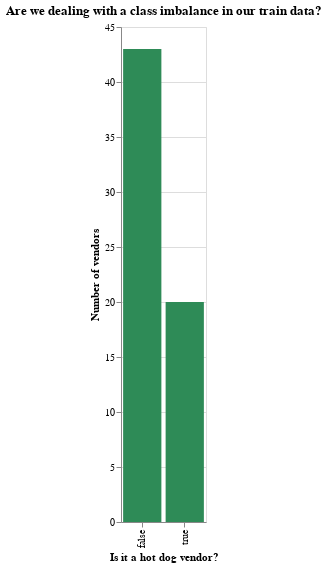

Here is the notebook cell this chart was saved with:
### Markdown cell above
As we can see, `Hot Dogs` are the most popular class in our data set, where can observe that the rest of our categories are pulverised into several other classifications with one or 2 observations. Thus, making our classifier identify the most popular one, might be a way to improve model performance.

Nonetheless, being the most popular class, does not mean that there could not be class imbalance. We will observe if this is true in the next plot:

### Code cell
plot2 = (alt.Chart(
    train_data,
    title="Are we dealing with a class imbalance in our train data?"
).mark_bar(color="seagreen").encode(
    x=alt.X("is_hotdog", title="Is it a hot dog vendor?"),
    y=alt.Y("count()", title="Number of vendors")
).properties(
        width=85,
        height=495
    )
        )

plot2

### Figure 1 — Vega-Lite specification as saved in the notebook (floating-point values rounded to 4 significant figures)
{"config": {"view": {"continuousWidth": 300, "continuousHeight": 300}}, "data": {"name": "data-33ca58128dc0b909cfefb7e8bec9811a"}, "mark": {"type": "bar", "color": "seagreen"}, "encoding": {"x": {"field": "is_hotdog", "title": "Is it a hot dog vendor?", "type": "nominal"}, "y": {"aggregate": "count", "title": "Number of vendors", "type": "quantitative"}}, "height": 495, "title": "Are we dealing with a class imbalance in our train data?", "width": 85, "$schema": "https://vega.github.io/schema/vega-lite/v6.1.0.json", "datasets": {"data-33ca58128dc0b909cfefb7e8bec9811a": [{"BUSINESS_NAME": "Aussie Pie Guy", "DESCRIPTION": "Australian Pies", "is_hotdog": false}, {"BUSINESS_NAME": "", "DESCRIPTION": "Hot Dogs", "is_hotdog": true}, {"BUSINESS_NAME": "Japadog", "DESCRIPTION": "Hot Dogs", "is_hotdog": true}, {"BUSINESS_NAME": "The Juice Truck", "DESCRIPTION": "Juice and Smoothies", "is_hotdog": false}, {"BUSINESS_NAME": "The Praguery", "DESCRIPTION": "Central European Desserts", "is_hotdog": false}, {"BUSINESS_NAME": "The Reef", "DESCRIPTION": "Caribbean", "is_hotdog": false}, {"BUSINESS_NAME": "Mr. Shawarma", "DESCRIPTION": "Shawarma", "is_hotdog": false}, {"BUSINESS_NAME": "Holy Smokes", "DESCRIPTION": "Hot Dogs", "is_hotdog": true}, {"BUSINESS_NAME": "Crab Park Chowdery", "DESCRIPTION": "Chowders and Soups", "is_hotdog": false}, {"BUSINESS_NAME": "", "DESCRIPTION": "Hot Dogs", "is_hotdog": true}, {"BUSINESS_NAME": "The Juice Truck", "DESCRIPTION": "Juice and Smoothies", "is_hotdog": false}, {"BUSINESS_NAME": "Commissary Connect", "DESCRIPTION": "Variety Menu", "is_hotdog": false}, {"BUSINESS_NAME": "The Loving Hut", "DESCRIPTION": "Vegetarian and Vegan", "is_hotdog": false}, {"BUSINESS_NAME": "Ali's Hot Dogs", "DESCRIPTION": "Hot Dogs", "is_hotdog": true}, {"BUSINESS_NAME": "Potato Tornado", "DESCRIPTION": "Potato Based Dishes", "is_hotdog": false}, {"BUSINESS_NAME": "", "DESCRIPTION": "Hot Dogs", "is_hotdog": true}, {"BUSINESS_NAME": "", "DESCRIPTION": "Hot Dogs", "is_hotdog": true}, {"BUSINESS_NAME": "Van Dog", "DESCRIPTION": "Western", "is_hotdog": false}, {"BUSINESS_NAME": "Bandidas", "DESCRIPTION": "Vegan Cuisine", "is_hotdog": false}, {"BUSINESS_NAME": "Mr. Shawarma", "DESCRIPTION": "Middle Eastern Cuisine", "is_hotdog": false}, {"BUSINESS_NAME": "Suassy Thai", "DESCRIPTION": "Thai Cuisine", "is_hotdog": false}, {"BUSINESS_NAME": "", "DESCRIPTION": "Hot Dogs", "is_hotdog": true}, {"BUSINESS_NAME": "Roaming Dragon", "DESCRIPTION": "Asian Fusion", "is_hotdog": false}, {"BUSINESS_NAME": "", "DESCRIPTION": "Hot Dogs", "is_hotdog": true}, {"BUSINESS_NAME": "Van Dog", "DESCRIPTION": "Hot Dogs", "is_hotdog": true}, {"BUSINESS_NAME": "Gourmet Syndicate", "DESCRIPTION": "Comfort Food", "is_hotdog": false}, {"BUSINESS_NAME": "Mr. Tube Steak", "DESCRIPTION": "Hot Dogs", "is_hotdog": true}, {"BUSINESS_NAME": "La Bomba Taqueria", "DESCRIPTION": "Tacos and Fresh Salsas", "is_hotdog": false}, {"BUSINESS_NAME": "Actual Oden", "DESCRIPTION": "Japanese Cuisine", "is_hotdog": false}, {"BUSINESS_NAME": "Chou Chou Crepes", "DESCRIPTION": "French Crepes", "is_hotdog": false}, {"BUSINESS_NAME": "Soho Road Naan Kebab", "DESCRIPTION": "Indian Cuisine", "is_hotdog": false}, {"BUSINESS_NAME": "Super Thai", "DESCRIPTION": "Thai Cuisine", "is_hotdog": false}, {"BUSINESS_NAME": "Tandoori Tikka Dog", "DESCRIPTION": "Hot Dogs", "is_hotdog": true}, {"BUSINESS_NAME": "Mr. Camaron", "DESCRIPTION": "Drinks and Smoothies", "is_hotdog": false}, {"BUSINESS_NAME": "Marimba", "DESCRIPTION": "Middle Eastern Cuisine", "is_hotdog": false}, {"BUSINESS_NAME": "Disco Cheetah", "DESCRIPTION": "Korean", "is_hotdog": false}, {"BUSINESS_NAME": "Japadog", "DESCRIPTION": "Hot Dogs", "is_hotdog": true}, {"BUSINESS_NAME": "Commissary Connect", "DESCRIPTION": "Variety Menu", "is_hotdog": false}, {"BUSINESS_NAME": "Meet to Eat", "DESCRIPTION": "Kosher Israeli", "is_hotdog": false}, {"BUSINESS_NAME": "San Juan Family Farm", "DESCRIPTION": "Fruit Shakes, Smoothies and Juices", "is_hotdog": false}, {"BUSINESS_NAME": "Tacofino", "DESCRIPTION": "Tacos and Burritos", "is_hotdog": false}, {"BUSINESS_NAME": "Eat Chicken Wraps", "DESCRIPTION": "Wraps and Sandwiches", "is_hotdog": false}, {"BUSINESS_NAME": "Brasilian Roots", "DESCRIPTION": "Brasilian Cuisine", "is_hotdog": false}, {"BUSINESS_NAME": "", "DESCRIPTION": "Hot Dogs", "is_hotdog": true}, {"BUSINESS_NAME": "Roaming Dragon", "DESCRIPTION": "Asian Fusion", "is_hotdog": false}, {"BUSINESS_NAME": "", "DESCRIPTION": "Hot Dogs", "is_hotdog": true}, {"BUSINESS_NAME": "Fat Duck Mobile Eatery", "DESCRIPTION": "International Comfort Foods", "is_hotdog": false}, {"BUSINESS_NAME": "", "DESCRIPTION": "Hot Dogs", "is_hotdog": true}, {"BUSINESS_NAME": "Mum's Grilled Cheese Truck", "DESCRIPTION": "Grilled Cheese and Soups", "is_hotdog": false}, {"BUSINESS_NAME": "Dim Sum Express", "DESCRIPTION": "Dim Sum", "is_hotdog": false}, {"BUSINESS_NAME": "Sea Dogs", "DESCRIPTION": "Hot Dogs", "is_hotdog": true}, {"BUSINESS_NAME": "Cazba Express", "DESCRIPTION": "Kebabs", "is_hotdog": false}, {"BUSINESS_NAME": "Eat Chicken Wraps", "DESCRIPTION": "Wraps and Sandwiches", "is_hotdog": false}, {"BUSINESS_NAME": "Meet to Eat", "DESCRIPTION": "Kosher Israeli", "is_hotdog": false}, {"BUSINESS_NAME": "Chickpea", "DESCRIPTION": "Vegetarian", "is_hotdog": false}, {"BUSINESS_NAME": "Mac BBQ", "DESCRIPTION": "Hot Dogs", "is_hotdog": true}, {"BUSINESS_NAME": "Feastro The Rolling Bistro", "DESCRIPTION": "Local Meats and Seafood", "is_hotdog": false}, {"BUSINESS_NAME": "", "DESCRIPTION": "Hot Dogs", "is_hotdog": true}, {"BUSINESS_NAME": "Van Dog", "DESCRIPTION": "Hot Dogs", "is_hotdog": true}, {"BUSINESS_NAME": "Feastro - The Rolling Bistro", "DESCRIPTION": "Local Meats and Seafood", "is_hotdog": false}, {"BUSINESS_NAME": "Mr. Sandwich", "DESCRIPTION": "Sandwiches", "is_hotdog": false}, {"BUSINESS_NAME": "Cheesey Does It", "DESCRIPTION": "Sandwiches", "is_hotdog": false}, {"BUSINESS_NAME": "Didi's Greek", "DESCRIPTION": "Greek Cuisine", "is_hotdog": false}]}}
